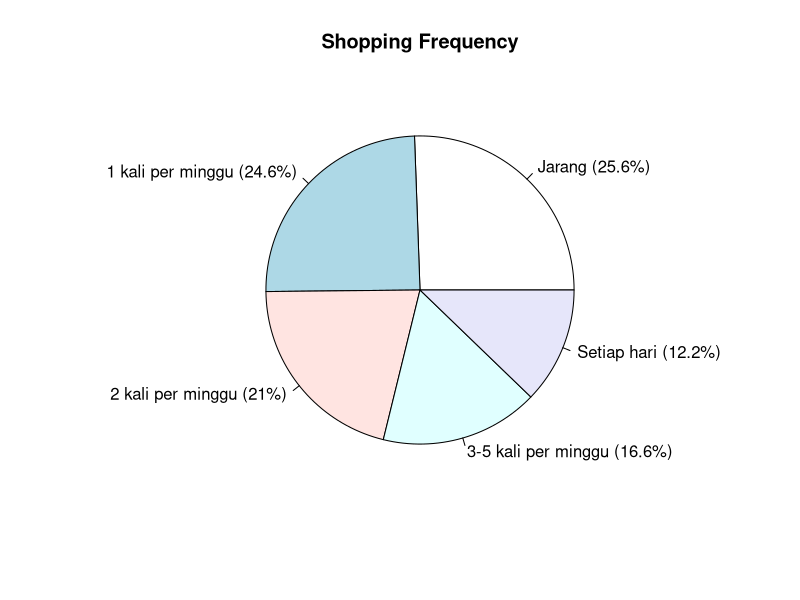
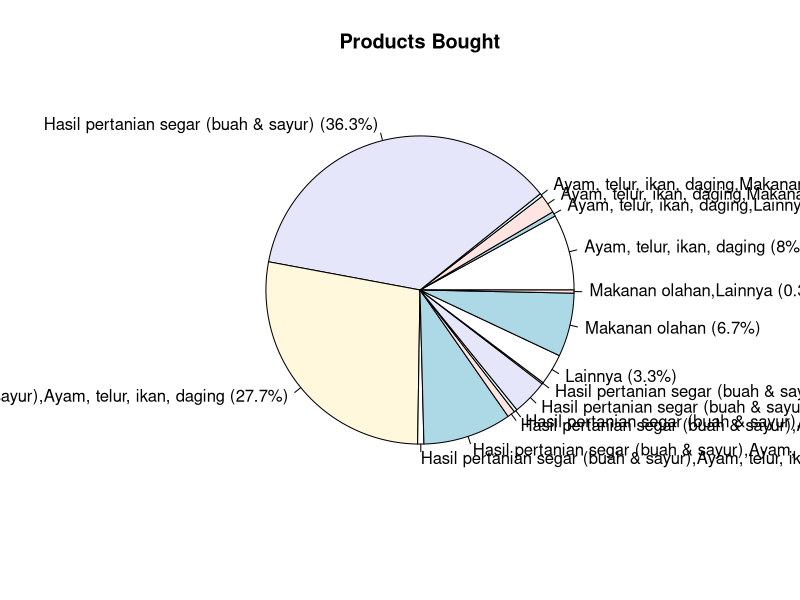
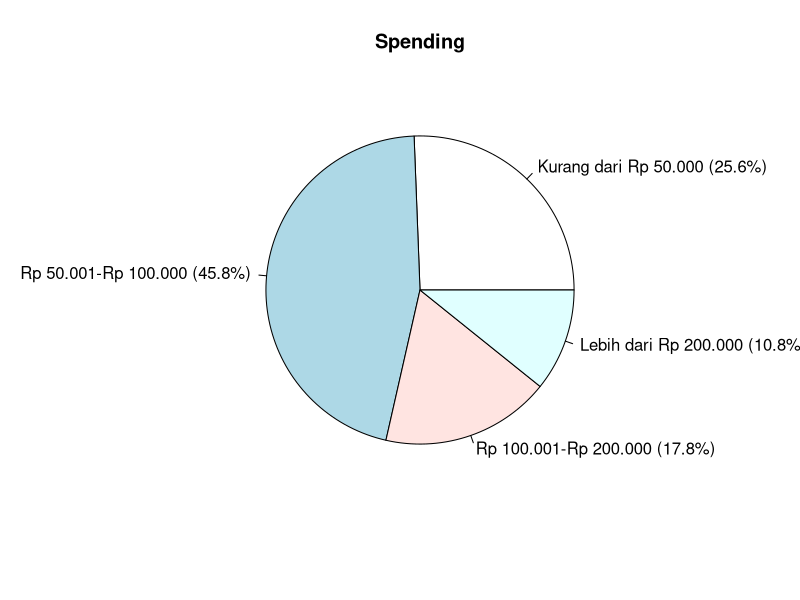
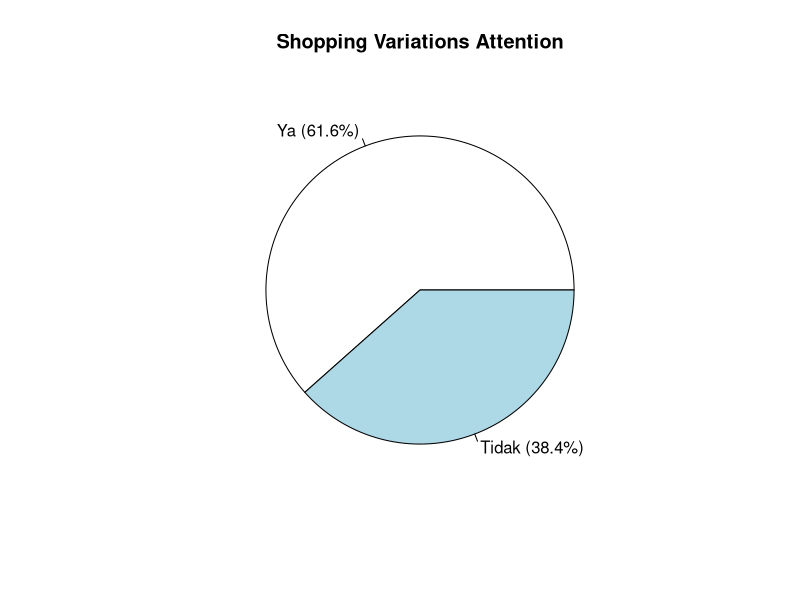
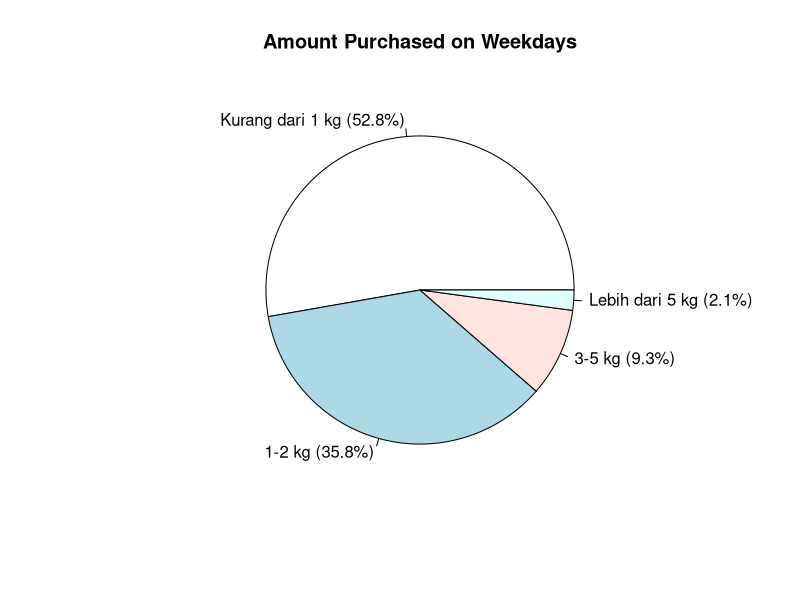
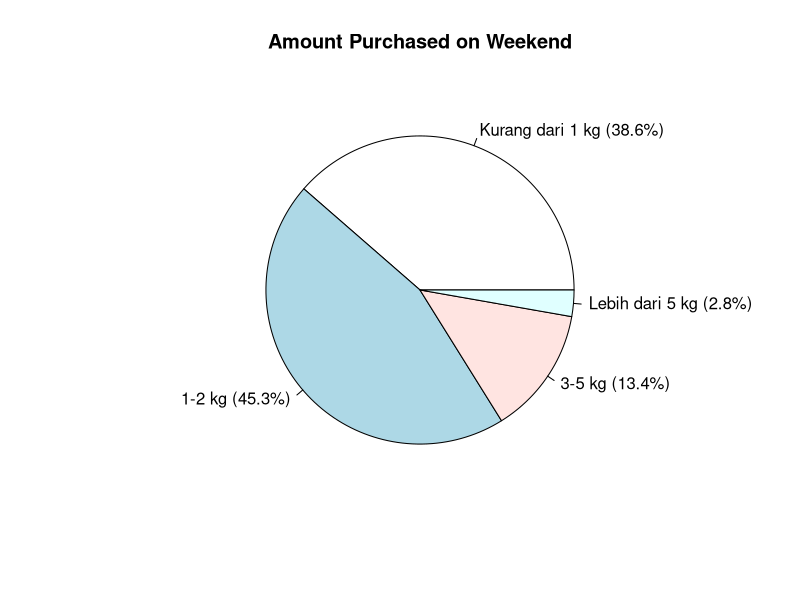
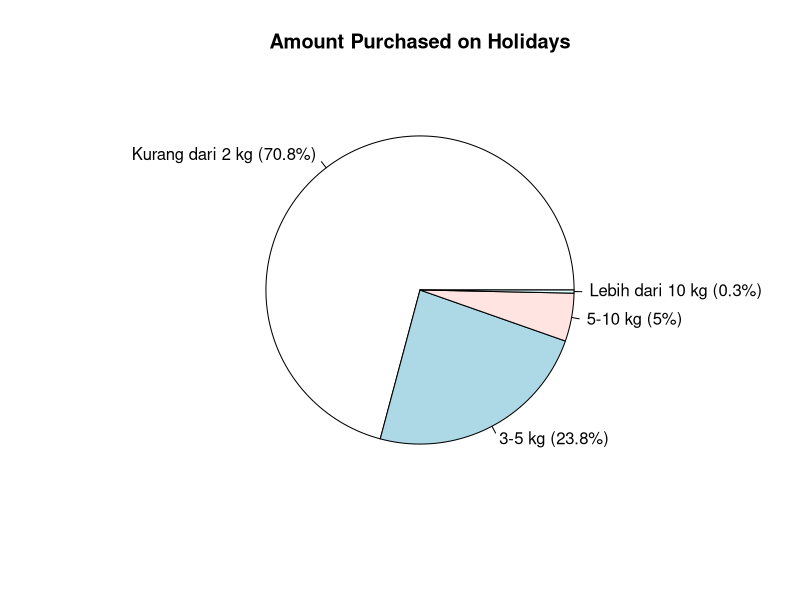
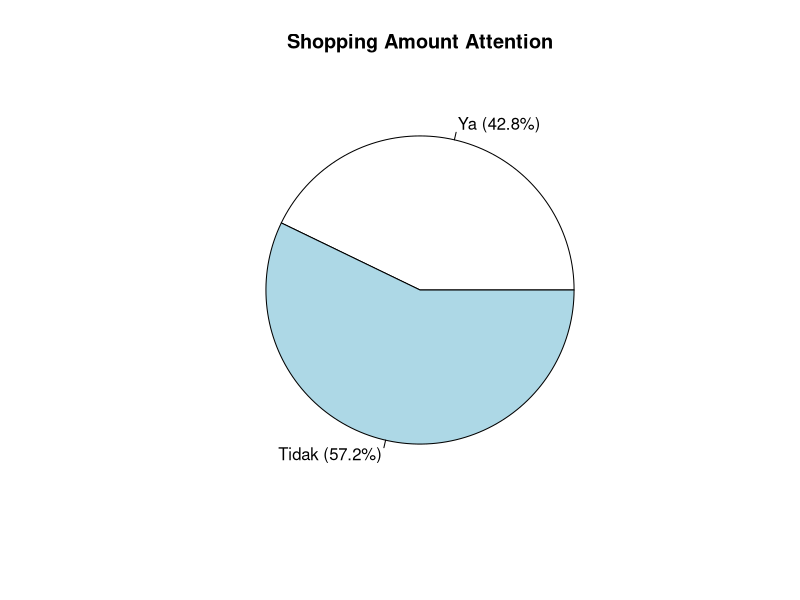

Here is the R script that generated these plots, in order:
# Import Data
library(readxl)
Data <- read_excel("customers.xlsx")
names(Data)

# Filtering Data
Others <- Data[,c(1,2,6,10,14,15,20,22,23,25,27,28,31,33,36,39,40,45,46,47)]
writexl::write_xlsx(Others,"Others.xlsx")
Data <- Data[,-c(1,2,6,10,14,15,20,22,23,25,27,28,31,33,36,39,40,45,46,47)]
names(Data)
Sosiometri <- Data[,c(1,2,3,4)]
writexl::write_xlsx(Sosiometri,"Sosiometri.xlsx")
Penjual_Keliling <- Data[,c(5:19)]
names(Penjual_Keliling)
Others_Penjual_Keliling <- Penjual_Keliling[,c(4,10:15)]
writexl::write_xlsx(Others_Penjual_Keliling,"Others Penjual Keliling.xlsx")
Penjual_Keliling <- Penjual_Keliling[,c(1,2,3,5,6,7,8,9)]
names(Penjual_Keliling)
Pedagang <- Data[,c(20:27)]
names(Pedagang)

n <- nrow(Data)
Dataset <- matrix(NA,nrow = 2*n,ncol =(ncol(Pedagang)+3))

for (i in 1:n) {
  Dataset[(2*i),1] <- i 
  Dataset[(2*i-1),1] <- i 
}

for (i in 1:n) {
  Dataset[(2*i),2] <- "Pedagang"
  Dataset[(2*i-1),2] <- "Penjual Sayur Keliling"
}

for (i in 1:n) {
  Dataset[(2*i),4:11] <- as.matrix(Pedagang)[i,1:8]
  Dataset[(2*i-1),4:11] <- as.matrix(Penjual_Keliling)[i,1:8]
}
colnames(Dataset) <- c("individual","sales","choice","shopping frequency",
                       "products bought","spending","shopping variations attention",
                       "amount purchased on weekdays","amount purchased on weekend",
                       "amount purchased on holidays","shopping amount attention")
Dataset <- data.frame(Dataset)
str(Dataset)
names(Dataset)
head(Dataset)

Dataset$individual <- as.factor(Dataset$individual)
Dataset$sales <- as.factor(Dataset$sales)
Dataset$shopping.frequency<- factor(Dataset$shopping.frequency,levels = c("Jarang","1 kali per minggu","2 kali per minggu","3-5 kali per minggu","Setiap hari"))
Dataset$products.bought <- as.factor(Dataset$products.bought)
Dataset$spending <- factor(Dataset$spending,levels = c("Kurang dari Rp 50.000","Rp 50.001-Rp 100.000","Rp 100.001-Rp 200.000","Lebih dari Rp 200.000"))
Dataset$shopping.variations.attention <- factor(Dataset$shopping.variations.attention,levels = c("Ya","Tidak"))
Dataset$amount.purchased.on.weekdays <- factor(Dataset$amount.purchased.on.weekdays,levels = c("Kurang dari 1 kg","1-2 kg","3-5 kg","Lebih dari 5 kg"))
Dataset$amount.purchased.on.weekend <- factor(Dataset$amount.purchased.on.weekend,levels = c("Kurang dari 1 kg","1-2 kg","3-5 kg","Lebih dari 5 kg"))
Dataset$amount.purchased.on.holidays <- factor(Dataset$amount.purchased.on.holidays,levels = c("Kurang dari 2 kg","3-5 kg","5-10 kg","Lebih dari 10 kg"))
Dataset$shopping.amount.attention <- factor(Dataset$shopping.amount.attention,levels = c("Ya","Tidak"))
str(Dataset)

# Membuat pie chart
pie(table(Dataset$shopping.frequency), labels =  paste(names(table(Dataset$shopping.frequency)), " (", round(table(Dataset$shopping.frequency) / sum(table(Dataset$shopping.frequency)) * 100, 1), "%)", sep = ""), main = "Shopping Frequency")
pie(table(Dataset$products.bought), labels =  paste(names(table(Dataset$products.bought)), " (", round(table(Dataset$products.bought) / sum(table(Dataset$products.bought)) * 100, 1), "%)", sep = ""), main = "Products Bought")
pie(table(Dataset$spending), labels =  paste(names(table(Dataset$spending)), " (", round(table(Dataset$spending) / sum(table(Dataset$spending)) * 100, 1), "%)", sep = ""), main = "Spending")
pie(table(Dataset$shopping.variations.attention), labels =  paste(names(table(Dataset$shopping.variations.attention)), " (", round(table(Dataset$shopping.variations.attention) / sum(table(Dataset$shopping.variations.attention)) * 100, 1), "%)", sep = ""), main = "Shopping Variations Attention")
pie(table(Dataset$amount.purchased.on.weekdays), labels =  paste(names(table(Dataset$amount.purchased.on.weekdays)), " (", round(table(Dataset$amount.purchased.on.weekdays) / sum(table(Dataset$amount.purchased.on.weekdays)) * 100, 1), "%)", sep = ""), main = "Amount Purchased on Weekdays")
pie(table(Dataset$amount.purchased.on.weekend), labels =  paste(names(table(Dataset$amount.purchased.on.weekend)), " (", round(table(Dataset$amount.purchased.on.weekend) / sum(table(Dataset$amount.purchased.on.weekend)) * 100, 1), "%)", sep = ""), main = "Amount Purchased on Weekend")
pie(table(Dataset$amount.purchased.on.holidays), labels =  paste(names(table(Dataset$amount.purchased.on.holidays)), " (", round(table(Dataset$amount.purchased.on.holidays) / sum(table(Dataset$amount.purchased.on.holidays)) * 100, 1), "%)", sep = ""), main = "Amount Purchased on Holidays")
pie(table(Dataset$shopping.amount.attention), labels =  paste(names(table(Dataset$shopping.amount.attention)), " (", round(table(Dataset$shopping.amount.attention) / sum(table(Dataset$shopping.amount.attention)) * 100, 1), "%)", sep = ""), main = "Shopping Amount Attention")

for (i in 1:n) {
  if(as.numeric(Dataset$shopping.frequency[(2*i)]) > as.numeric(Dataset$shopping.frequency[(2*i-1)])){
    Dataset$choice[(2*i)] <- "yes"
    Dataset$choice[(2*i-1)] <- "no"
  }
  else{
    Dataset$choice[(2*i)] <- "no"
    Dataset$choice[(2*i-1)] <- "yes"
  }
}
Dataset$choice <- factor(Dataset$choice,levels = c("no","yes"))
head(Dataset)
names(Dataset)
str(Dataset)

Dataset$shopping.frequency<- as.numeric(Dataset$shopping.frequency)
Dataset$products.bought <- as.numeric(Dataset$products.bought)
Dataset$spending <- as.numeric(Dataset$spending)
Dataset$shopping.variations.attention <- as.numeric(Dataset$shopping.variations.attention)
Dataset$shopping.variations.attention <- ifelse(Dataset$shopping.variations.attention == 2, 0, Dataset$shopping.variations.attention)
Dataset$amount.purchased.on.weekdays <- as.numeric(Dataset$amount.purchased.on.weekdays)
Dataset$amount.purchased.on.weekend <- as.numeric(Dataset$amount.purchased.on.weekend)
Dataset$amount.purchased.on.holidays <- as.numeric(Dataset$amount.purchased.on.holidays)
Dataset$shopping.amount.attention <- as.numeric(Dataset$shopping.amount.attention)
Dataset$shopping.amount.attention <- ifelse(Dataset$shopping.amount.attention == 2, 0, Dataset$shopping.amount.attention)

head(Dataset)
colSums(is.na(Dataset))

writexl::write_xlsx(Dataset,"Customer Dataset.xlsx")

# Frequency Analysis
# Analisis deskriptif sosiometri
Sosiometri$`2. Usia` <- as.factor(Sosiometri$`2. Usia`)
Sosiometri$`3. Jenis kelamin` <- as.factor(Sosiometri$`3. Jenis kelamin`)
Sosiometri$`4. Pekerjaan` <- as.factor(Sosiometri$`4. Pekerjaan`)
Sosiometri$`6. Silakan pilih lokasi rumah anda (Kelurahan)` <- as.factor(Sosiometri$`6. Silakan pilih lokasi rumah anda (Kelurahan)`)
summary(Sosiometri[,1:4])

pie(table(Sosiometri$`2. Usia`), labels =  paste(names(table(Sosiometri$`2. Usia`)), " (", round(table(Sosiometri$`2. Usia`) / sum(table(Sosiometri$`2. Usia`)) * 100, 1), "%)", sep = ""), main = "Age")
pie(table(Sosiometri$`3. Jenis kelamin`), labels =  paste(names(table(Sosiometri$`3. Jenis kelamin`)), " (", round(table(Sosiometri$`3. Jenis kelamin`) / sum(table(Sosiometri$`3. Jenis kelamin`)) * 100, 1), "%)", sep = ""), main = "Gender")
pie(table(Sosiometri$`4. Pekerjaan`), labels =  paste(names(table(Sosiometri$`4. Pekerjaan`)), " (", round(table(Sosiometri$`4. Pekerjaan`) / sum(table(Sosiometri$`4. Pekerjaan`)) * 100, 1), "%)", sep = ""), main = "Job")
pie(table(Sosiometri$`6. Silakan pilih lokasi rumah anda (Kelurahan)`), labels =  paste(names(table(Sosiometri$`6. Silakan pilih lokasi rumah anda (Kelurahan)`)), " (", round(table(Sosiometri$`6. Silakan pilih lokasi rumah anda (Kelurahan)`) / sum(table(Sosiometri$`6. Silakan pilih lokasi rumah anda (Kelurahan)`)) * 100, 1), "%)", sep = ""), main = "House Location")

# Mobile Vendors Data
library(readxl)
Vendors <- read_excel("mobile vendors.xlsx")
names(Vendors)
View(Vendors)

# Filtering Data
Demographic_Characteristics <- Vendors[,c(3,4,5)]
colnames(Demographic_Characteristics) <- c("Age distribution","Gender breakdown","Educational level")
writexl::write_xlsx(Demographic_Characteristics,"Demographic Characteristics.xlsx")
Operational_Data <- Vendors[,c(6:8,13,15:23,25,27)]
colnames(Operational_Data) <- c("Years of experiences", "Location of house", "Operational area", "Type of Goods Sold",
                      "Quantity of Goods Sold per Day", "Number of Trips per Day", "Average Loading Time per Trip",
                      "Daily operational hours", "Average Time to Serve a Customer", "Average Number of Customers Served per Day",
                      "Daily Travel Distance", "Number of Operating Days per Week", "Type of Vehicle Used", "Vehicle Capacity",
                      "Average daily earnings")
writexl::write_xlsx(Operational_Data,"Operational Data.xlsx")
Others_Vendors <- Vendors[,c(9:12,14,24,26,28:34)]
writexl::write_xlsx(Others_Vendors,"Others Vendors.xlsx")

Operational_Data$`Years of experiences` <- factor(Operational_Data$`Years of experiences`,levels = c("1-3 tahun","4-6 tahun","7-10 tahun","Lebih dari 10 tahun"))
Operational_Data$`Location of house` <- as.factor(Operational_Data$`Location of house`)
Operational_Data$`Operational area`<- as.factor(Operational_Data$`Operational area`)
Operational_Data$`Type of Goods Sold` <- as.factor(Operational_Data$`Type of Goods Sold`)
# Convert all entries to numeric values
Operational_Data$`Quantity of Goods Sold per Day` <- as.numeric(gsub("[^0-9\\.-]", "", Operational_Data$`Quantity of Goods Sold per Day`))
Operational_Data$`Quantity of Goods Sold per Day` <- ifelse(Operational_Data$`Quantity of Goods Sold per Day` == 255, 17,Operational_Data$`Quantity of Goods Sold per Day`)
Operational_Data$`Quantity of Goods Sold per Day`[is.na(Operational_Data$`Quantity of Goods Sold per Day`)] <- 10

# Categorize based on quantity
Operational_Data$`Quantity of Goods Sold per Day` <- ifelse(Operational_Data$`Quantity of Goods Sold per Day` < 40, "lebih kecil dari 40 kg",
                                                            ifelse(Operational_Data$`Quantity of Goods Sold per Day` >= 40 & Operational_Data$`Quantity of Goods Sold per Day` < 60, "40-60 kg",
                                                                   ifelse(Operational_Data$`Quantity of Goods Sold per Day` >= 60 & Operational_Data$`Quantity of Goods Sold per Day` < 80, "60-80 kg",
                                                                          ifelse(Operational_Data$`Quantity of Goods Sold per Day` >= 80 & Operational_Data$`Quantity of Goods Sold per Day` < 100, "80-100 kg",
                                                                                 ifelse(Operational_Data$`Quantity of Goods Sold per Day` >= 100, "lebih besar dari 100 kg", Operational_Data$`Quantity of Goods Sold per Day`)))))

Operational_Data$`Quantity of Goods Sold per Day` <- factor(Operational_Data$`Quantity of Goods Sold per Day`,levels = c("lebih kecil dari 40 kg","40-60 kg","60-80 kg","80-100 kg","lebih besar dari 100 kg"))
Operational_Data$`Number of Trips per Day` <- factor(Operational_Data$`Number of Trips per Day`,levels = c("1 perjalanan","2-3 perjalanan","4-5 perjalanan","lebih dari 5 perjalanan"))
Operational_Data$`Average Loading Time per Trip` <- factor(Operational_Data$`Average Loading Time per Trip`,levels = c("Kurang dari 15 menit","15-30 menit","30-45 menit","Lebih dari 45 menit"))
Operational_Data$`Daily operational hours` <- factor(Operational_Data$`Daily operational hours`,levels = c("Kurang dari 4 jam","4-6 jam","6-8 jam","Lebih dari 8 jam"))
Operational_Data$`Average Time to Serve a Customer` <- factor(Operational_Data$`Average Time to Serve a Customer`,levels = c("Kurang dari 5 menit","5-10 menit","10-15 menit","Lebih dari 15 menit"))
Operational_Data$`Average Number of Customers Served per Day` <- ifelse(Operational_Data$`Average Number of Customers Served per Day` == 44105, "10-20",Operational_Data$`Average Number of Customers Served per Day`)
Operational_Data$`Average Number of Customers Served per Day` <- factor(Operational_Data$`Average Number of Customers Served per Day`,levels = c("Kurang dari 10","10-20","21-30","Lebih dari 30"))
Operational_Data$`Daily Travel Distance` <- factor(Operational_Data$`Daily Travel Distance`,levels = c("Kurang dari 5 km","5-10 km","11-15 km","Lebih dari 15 km"))
Operational_Data$`Number of Operating Days per Week` <- factor(Operational_Data$`Number of Operating Days per Week`,levels = c("3-4 hari","5-6 hari","7 hari"))
Operational_Data$`Type of Vehicle Used` <- factor(Operational_Data$`Type of Vehicle Used`,levels = c("Sepeda yang dimodifikasi","Sepeda motor yang dimodifikasi","Lainnya"))
Operational_Data$`Vehicle Capacity` <- factor(Operational_Data$`Vehicle Capacity`,levels = c("Kurang dari 50 kg","50-100 kg","101-200 kg","Lebih dari 200 kg"))
Operational_Data$`Average daily earnings` <- factor(Operational_Data$`Average daily earnings`,levels = c("Kurang dari Rp 100.000","Rp 100.001-Rp 200.000","Rp 200.001-Rp 300.000","Lebih dari Rp 300.000"))

str(Operational_Data)

# Membuat pie chart
pie(table(Operational_Data$`Years of experiences`), labels =  paste(names(table(Operational_Data$`Years of experiences`)), " (", round(table(Operational_Data$`Years of experiences`) / sum(table(Operational_Data$`Years of experiences`)) * 100, 1), "%)", sep = ""), main = "Years of experiences")
pie(table(Operational_Data$`Location of house`), labels =  paste(names(table(Operational_Data$`Location of house`)), " (", round(table(Operational_Data$`Location of house`) / sum(table(Operational_Data$`Location of house`)) * 100, 1), "%)", sep = ""), main = "Location of house")
pie(table(Operational_Data$`Operational area`), labels =  paste(names(table(Operational_Data$`Operational area`)), " (", round(table(Operational_Data$`Operational area`) / sum(table(Operational_Data$`Operational area`)) * 100, 1), "%)", sep = ""), main = "Operational area")
pie(table(Operational_Data$`Type of Goods Sold`), labels =  paste(names(table(Operational_Data$`Type of Goods Sold`)), " (", round(table(Operational_Data$`Type of Goods Sold`) / sum(table(Operational_Data$`Type of Goods Sold`)) * 100, 1), "%)", sep = ""), main = "Type of Goods Sold")
pie(table(Operational_Data$`Quantity of Goods Sold per Day`), labels =  paste(names(table(Operational_Data$`Quantity of Goods Sold per Day`)), " (", round(table(Operational_Data$`Quantity of Goods Sold per Day`) / sum(table(Operational_Data$`Quantity of Goods Sold per Day`)) * 100, 1), "%)", sep = ""), main = "Quantity of Goods Sold per Day")
pie(table(Operational_Data$`Number of Trips per Day`), labels =  paste(names(table(Operational_Data$`Number of Trips per Day`)), " (", round(table(Operational_Data$`Number of Trips per Day`) / sum(table(Operational_Data$`Number of Trips per Day`)) * 100, 1), "%)", sep = ""), main = "Number of Trips per Day")
pie(table(Operational_Data$`Average Loading Time per Trip`), labels =  paste(names(table(Operational_Data$`Average Loading Time per Trip`)), " (", round(table(Operational_Data$`Average Loading Time per Trip`) / sum(table(Operational_Data$`Average Loading Time per Trip`)) * 100, 1), "%)", sep = ""), main = "Average Loading Time per Trip")
pie(table(Operational_Data$`Daily operational hours`), labels =  paste(names(table(Operational_Data$`Daily operational hours`)), " (", round(table(Operational_Data$`Daily operational hours`) / sum(table(Operational_Data$`Daily operational hours`)) * 100, 1), "%)", sep = ""), main = "Daily operational hours")
pie(table(Operational_Data$`Average Time to Serve a Customer`), labels =  paste(names(table(Operational_Data$`Average Time to Serve a Customer`)), " (", round(table(Operational_Data$`Average Time to Serve a Customer`) / sum(table(Operational_Data$`Average Time to Serve a Customer`)) * 100, 1), "%)", sep = ""), main = "Average Time to Serve a Customer")
pie(table(Operational_Data$`Average Number of Customers Served per Day`), labels =  paste(names(table(Operational_Data$`Average Number of Customers Served per Day`)), " (", round(table(Operational_Data$`Average Number of Customers Served per Day`) / sum(table(Operational_Data$`Average Number of Customers Served per Day`)) * 100, 1), "%)", sep = ""), main = "Average Number of Customers Served per Day")
pie(table(Operational_Data$`Daily Travel Distance`), labels =  paste(names(table(Operational_Data$`Daily Travel Distance`)), " (", round(table(Operational_Data$`Daily Travel Distance`) / sum(table(Operational_Data$`Daily Travel Distance`)) * 100, 1), "%)", sep = ""), main = "Daily Travel Distance")
pie(table(Operational_Data$`Number of Operating Days per Week`), labels =  paste(names(table(Operational_Data$`Number of Operating Days per Week`)), " (", round(table(Operational_Data$`Number of Operating Days per Week`) / sum(table(Operational_Data$`Number of Operating Days per Week`)) * 100, 1), "%)", sep = ""), main = "Number of Operating Days per Week")
pie(table(Operational_Data$`Type of Vehicle Used`), labels =  paste(names(table(Operational_Data$`Type of Vehicle Used`)), " (", round(table(Operational_Data$`Type of Vehicle Used`) / sum(table(Operational_Data$`Type of Vehicle Used`)) * 100, 1), "%)", sep = ""), main = "Type of Vehicle Used")
pie(table(Operational_Data$`Vehicle Capacity`), labels =  paste(names(table(Operational_Data$`Vehicle Capacity`)), " (", round(table(Operational_Data$`Vehicle Capacity`) / sum(table(Operational_Data$`Vehicle Capacity`)) * 100, 1), "%)", sep = ""), main = "Vehicle Capacity")
pie(table(Operational_Data$`Average daily earnings`), labels =  paste(names(table(Operational_Data$`Average daily earnings`)), " (", round(table(Operational_Data$`Average daily earnings`) / sum(table(Operational_Data$`Average daily earnings`)) * 100, 1), "%)", sep = ""), main = "Average daily earnings")


Operational_Data$`Years of experiences`<- as.numeric(Operational_Data$`Years of experiences`)
Operational_Data$`Location of house` <- as.numeric(Operational_Data$`Location of house`)
Operational_Data$`Operational area` <- as.numeric(Operational_Data$`Operational area`)
Operational_Data$`Type of Goods Sold` <- as.numeric(Operational_Data$`Type of Goods Sold`)
Operational_Data$`Quantity of Goods Sold per Day` <- as.numeric(Operational_Data$`Quantity of Goods Sold per Day`)
Operational_Data$`Number of Trips per Day` <- as.numeric(Operational_Data$`Number of Trips per Day`)
Operational_Data$`Average Loading Time per Trip` <- as.numeric(Operational_Data$`Average Loading Time per Trip`)
Operational_Data$`Daily operational hours` <- as.numeric(Operational_Data$`Daily operational hours`)
Operational_Data$`Average Time to Serve a Customer` <- as.numeric(Operational_Data$`Average Time to Serve a Customer`)
Operational_Data$`Average Number of Customers Served per Day` <- as.numeric(Operational_Data$`Average Number of Customers Served per Day`)
Operational_Data$`Daily Travel Distance` <- as.numeric(Operational_Data$`Daily Travel Distance`)
Operational_Data$`Number of Operating Days per Week` <- as.numeric(Operational_Data$`Number of Operating Days per Week`)
Operational_Data$`Type of Vehicle Used` <- as.numeric(Operational_Data$`Type of Vehicle Used`)
Operational_Data$`Vehicle Capacity` <- as.numeric(Operational_Data$`Vehicle Capacity`)
Operational_Data$`Average daily earnings` <- as.numeric(Operational_Data$`Average daily earnings`)

head(Operational_Data)
colSums(is.na(Operational_Data))

writexl::write_xlsx(Operational_Data,"Customer Operational_Data.xlsx")

# Analisis deskriptif sosiometri
Demographic_Characteristics$`Age distribution` <- as.factor(Demographic_Characteristics$`Age distribution`)
Demographic_Characteristics$`Gender breakdown` <- as.factor(Demographic_Characteristics$`Gender breakdown`)
Demographic_Characteristics$`Educational level` <- as.factor(Demographic_Characteristics$`Educational level`)

pie(table(Demographic_Characteristics$`Age distribution`), labels =  paste(names(table(Demographic_Characteristics$`Age distribution`)), " (", round(table(Demographic_Characteristics$`Age distribution`) / sum(table(Demographic_Characteristics$`Age distribution`)) * 100, 1), "%)", sep = ""), main = "Age distribution")
pie(table(Demographic_Characteristics$`Gender breakdown`), labels =  paste(names(table(Demographic_Characteristics$`Gender breakdown`)), " (", round(table(Demographic_Characteristics$`Gender breakdown`) / sum(table(Demographic_Characteristics$`Gender breakdown`)) * 100, 1), "%)", sep = ""), main = "Gender breakdown")
pie(table(Demographic_Characteristics$`Educational level`), labels =  paste(names(table(Demographic_Characteristics$`Educational level`)), " (", round(table(Demographic_Characteristics$`Educational level`) / sum(table(Demographic_Characteristics$`Educational level`)) * 100, 1), "%)", sep = ""), main = "Educational level")
